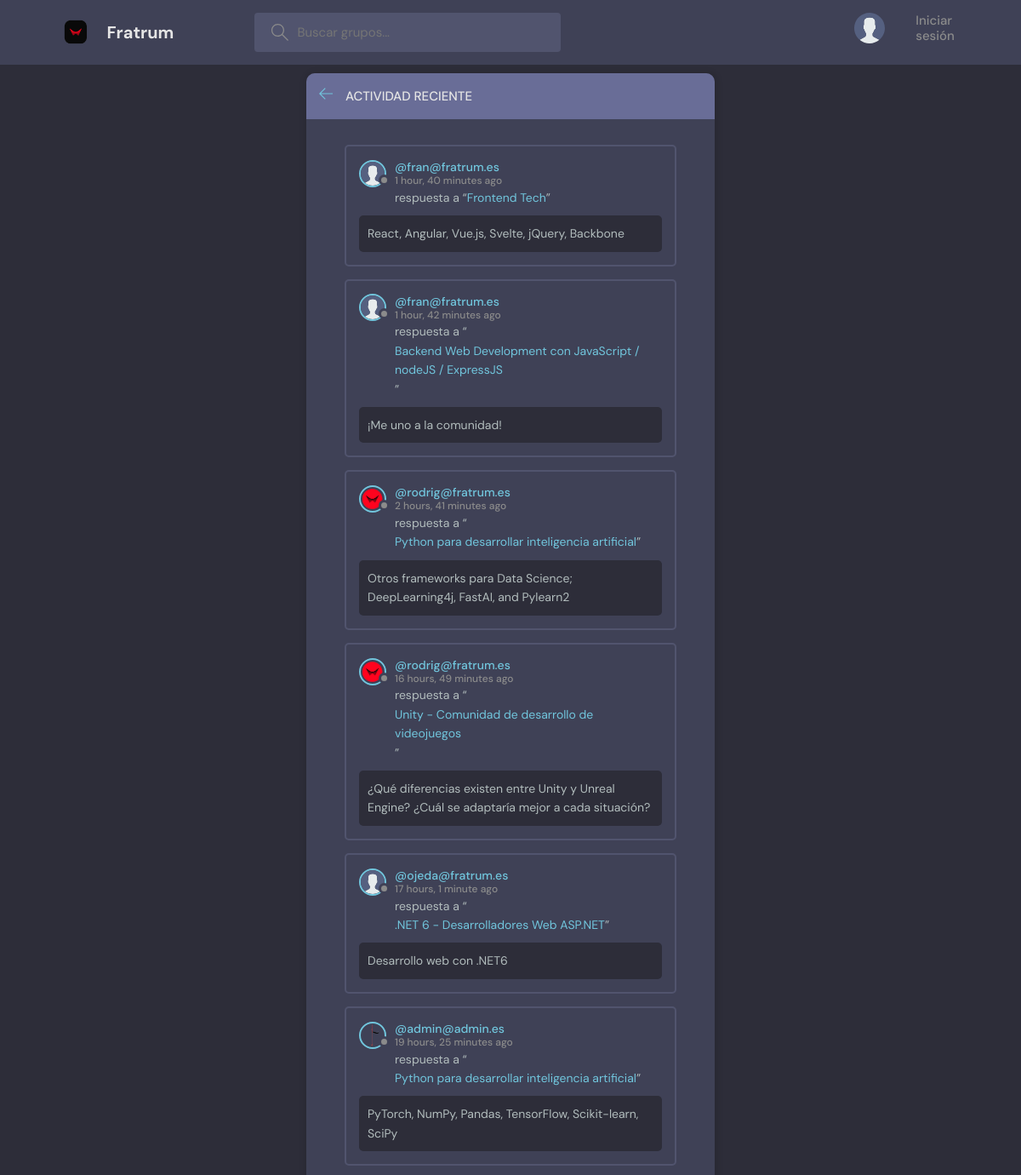
The page /activity/ on the database its author committed.
### core/models.py (models this page shows, shortened)
class Message(models.Model):  # BLUEPRINT SISTEMA DE MENSAJERÍA EN LAS SALAS
    user = models.ForeignKey(User, on_delete=models.CASCADE)
    room = models.ForeignKey(Room, on_delete=models.CASCADE)
    body = models.TextField()
    updated = models.DateTimeField(auto_now=True)
    created = models.DateTimeField(auto_now_add=True)
    class Meta:
        ordering = ['-updated', '-created']

class User(AbstractUser):
    name = models.CharField(max_length=200, null=True, blank=True)
    email = models.EmailField(unique=True, null=True)
    bio = models.TextField(null=True)
    avatar = models.ImageField(null=True, default="avatar.svg")
    USERNAME_FIELD = 'email'
    REQUIRED_FIELDS = ['username']

class Room(models.Model):  # BLUEPRINT DE LAS PROPIEDADES DE LAS SALAS
    host = models.ForeignKey(User, on_delete=models.SET_NULL, null=True)
    topic = models.ForeignKey(Topic, on_delete=models.SET_NULL, null=True)
    name = models.CharField(max_length=200)
    description = models.TextField(null=True)
    members = models.ManyToManyField(User, related_name='members', blank=True)
    updated = models.DateTimeField(auto_now=True)
    created = models.DateTimeField(auto_now_add=True)
    class Meta:
        ordering = ['-updated', '-created']
    def __str__(self) -> str:
        return self.name

### core/views.py (the view)
# urls.py: path('activity/', views.activityPage, name='activity'),
def activityPage(request):
    room_messages = Message.objects.all()
    context = {"room_messages": room_messages}
    return render(request, 'base/activity.html', context)

### core/templates/base/activity.html (shortened to what this page needs)
{% extends 'main.html' %}
{% block content %}
<main class="layout">
  <div class="container">
    <div class="layout__box">
      <div class="layout__boxHeader">
        <div class="layout__boxTitle">
          <a href="{% url 'home' %}">
            <svg version="1.1" xmlns="http://www.w3.org/2000/svg" width="32" height="32" viewBox="0 0 32 32">
              <title>arrow-left</title>
              <path
                d="M13.723 2.286l-13.723 13.714 13.719 13.714 1.616-1.611-10.96-10.96h27.625v-2.286h-27.625l10.965-10.965-1.616-1.607z">
              </path>
              </path>
            </svg>
          </a>
          <h3>Actividad Reciente</h3>
        </div>
      </div>
      <div class="activities-page layout__body">
        {% for message in room_messages %}
        <div class="activities__box">
          <div class="activities__boxHeader roomListRoom__header">
            <a href="{% url 'user_profile' message.user.id %}" class="roomListRoom__author">
              <div class="avatar avatar--small">
                <img src="{{message.user.avatar.url}}" />
              </div>
              <p>
                @{{message.user}}
                <span>{{message.created|timesince}} ago</span>
              </p>
            </a>
          </div>
          <div class="activities__boxContent">
            <p>respuesta a “<a href="{% url 'room' message.room.id %}">{{message.room}}</a>”</p>
            <div class="activities__boxRoomContent">
              {{message.body}}
            </div>
          </div>
        </div>
        {% endfor %}
      </div>
    </div>
  </div>
</main>
{% endblock content %}

### static/styles/style.css (style rules this page uses)
:root { --color-main: #71c6dd; --color-main-light: #e1f6fb; --color-dark: #3f4156; --color-dark-medium: #51546e; --color-dark-light: #696d97; --color-light: #e5e5e5; --color-gray: #8b8b8b; --color-light-gray: #b2bdbd; --color-bg: #2d2d39; --color-success: #5dd693; --color-error: #fc4b0b; }
* { font-family: "DM Sans", -apple-system, BlinkMacSystemFont, "Segoe UI", Roboto, Oxygen, Ubuntu, Cantarell, "Open Sans", "Helvetica Neue", sans-serif; margin: 0; padding: 0; box-sizing: border-box; text-rendering: optimizeLegibility; font-size: inherit; }
html { font-size: 56.25%; }
@media only screen and (min-width: 1200px) { html { font-size: 62.5%; } }
body { line-height: 1.6; font-weight: 400; font-size: 1.5rem; color: var(--color-light-gray); background-color: var(--color-bg); min-height: 100vh; }
img { width: 100%; }
a { display: inline-block; color: var(--color-main); text-decoration: none; }
.container { max-width: 120rem; width: 90%; margin: auto; }
.avatar { position: relative; display: inline-block; border-radius: 50%; border: 2px solid var(--color-main); }
.avatar img { display: block; border-radius: 50%; object-fit: cover; object-position: center; }
.avatar::after { content: ""; display: block; position: absolute; background-color: var(--color-gray); z-index: 111; border-radius: 50%; border: 0.3rem solid var(--color-dark); }
.avatar.avatar--small img { width: 2.8rem; height: 2.8rem; }
.avatar.avatar--small:after { width: 0.7rem; height: 0.7rem; bottom: 0px; right: -6px; }
.layout { margin-top: 2.4rem; }
.layout > .container { display: flex; justify-content: space-between; align-items: flex-start; }
.layout__box { width: 90%; max-width: 48rem; min-height: 40rem; position: absolute; top: 50%; left: 50%; transform: translate(-50%, -46%); background-color: var(--color-dark); border-radius: 1rem; box-shadow: 1px 1px 6px 3px rgba(0, 0, 0, 0.1); overflow: hidden; }
.layout__boxHeader { display: flex; padding: 1.5rem; background-color: var(--color-dark-light); }
.layout__boxTitle { display: flex; gap: 1.5rem; align-items: center; }
.layout__boxTitle h3 { text-transform: uppercase; font-weight: 500; color: var(--color-light); }
.layout__boxTitle svg { width: 1.6rem; height: 1.6rem; fill: var(--color-main); }
.layout__body { margin: 3rem; }
.roomListRoom__header { display: flex; justify-content: space-between; align-items: center; }
.roomListRoom__author { font-weight: 500; display: flex; align-items: center; gap: 1rem; }
.activities__box { margin: 1.5rem; padding: 1.5rem; border: 2px solid var(--color-dark-medium); border-radius: 5px; }
.activities__boxHeader p { font-size: 1.4rem; line-height: 1.3; }
.activities__boxHeader p span { color: var(--color-gray); font-size: 1.2rem; display: block; }
.activities__boxContent { margin-left: 4.2rem; }
.activities__boxContent { font-size: 1.4rem; }
.activities__boxRoomContent { background: var(--color-bg); padding: 1rem; border-radius: 5px; margin-top: 1rem; margin-left: -4.2rem; }

### rows shown on the page
Message: user.avatar (placeholder picture), user "fran@fratrum.es", created "1 hour, 40 minutes", room "Frontend Tech", body "React, Angular, Vue.js, Svelte, jQuery, Backbone"
Message: user.avatar (placeholder picture), user "fran@fratrum.es", created "1 hour, 42 minutes", room "Backend Web Development con JavaScript / nodeJS / ExpressJS", body "¡Me uno a la comunidad!"
Message: user.avatar (picture), user "rodrig@fratrum.es", created "2 hours, 41 minutes", room "Python para desarrollar inteligencia artificial", body "Otros frameworks para Data Science; DeepLearning4j, FastAI, and Pylearn2"
Message: user.avatar (picture), user "rodrig@fratrum.es", created "16 hours, 49 minutes", room "Unity - Comunidad de desarrollo de videojuegos", body "¿Qué diferencias existen entre Unity y Unreal Engine? ¿Cuál se adaptaría mejor a cada situación?"
Message: user.avatar (placeholder picture), user "ojeda@fratrum.es", created "17 hours, 1 minute", room ".NET 6 - Desarrolladores Web ASP.NET", body "Desarrollo web con .NET6"
Message: user.avatar (picture), user "admin@admin.es", created "19 hours, 25 minutes", room "Python para desarrollar inteligencia artificial", body "PyTorch, NumPy, Pandas, TensorFlow, Scikit-learn, SciPy"
